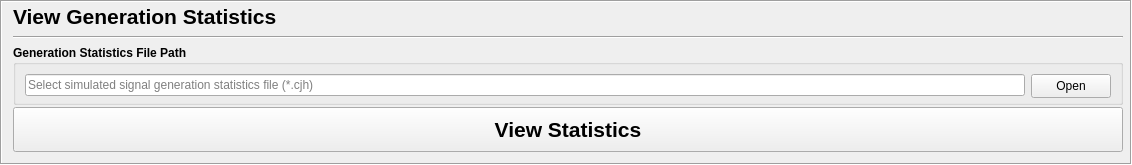
        <widget class="QFrame" name="genStaFrame">
         <property name="minimumSize">
          <size>
           <width>1132</width>
           <height>165</height>
          </size>
         </property>
         <property name="maximumSize">
          <size>
           <width>1132</width>
           <height>165</height>
          </size>
         </property>
         <property name="frameShape">
          <enum>QFrame::Shape::Box</enum>
         </property>
         <property name="frameShadow">
          <enum>QFrame::Shadow::Sunken</enum>
         </property>
         <layout class="QVBoxLayout" name="genStaLayout">
          <property name="topMargin">
           <number>0</number>
          </property>
          <item>
           <widget class="QLabel" name="genStaLabel">
            <property name="minimumSize">
             <size>
              <width>1110</width>
              <height>28</height>
             </size>
            </property>
            <property name="maximumSize">
             <size>
              <width>16777215</width>
              <height>28</height>
             </size>
            </property>
            <property name="font">
             <font>
              <pointsize>16</pointsize>
              <bold>true</bold>
             </font>
            </property>
            <property name="text">
             <string>View Generation Statistics</string>
            </property>
           </widget>
          </item>
          <item>
           <widget class="Line" name="genStaLabelSeparator">
            <property name="minimumSize">
             <size>
              <width>1110</width>
              <height>0</height>
             </size>
            </property>
            <property name="orientation">
             <enum>Qt::Orientation::Horizontal</enum>
            </property>
           </widget>
          </item>
          <item>
           <widget class="QGroupBox" name="statFileBox">
            <property name="minimumSize">
             <size>
              <width>1110</width>
              <height>60</height>
             </size>
            </property>
            <property name="maximumSize">
             <size>
              <width>16777215</width>
              <height>60</height>
             </size>
            </property>
            <property name="font">
             <font>
              <bold>true</bold>
             </font>
            </property>
            <property name="title">
             <string>Generation Statistics File Path</string>
            </property>
            <layout class="QHBoxLayout" name="sigBoxLayout_2">
             <property name="spacing">
              <number>10</number>
             </property>
             <item>
              <widget class="QLineEdit" name="statFilePath">
               <property name="minimumSize">
                <size>
                 <width>1000</width>
                 <height>22</height>
                </size>
               </property>
               <property name="maximumSize">
                <size>
                 <width>16777215</width>
                 <height>22</height>
                </size>
               </property>
               <property name="font">
                <font>
                 <bold>false</bold>
                </font>
               </property>
               <property name="placeholderText">
                <string>Select simulated signal generation statistics file (*.cjh)</string>
               </property>
              </widget>
             </item>
             <item>
              <widget class="QPushButton" name="statFileSelect">
               <property name="minimumSize">
                <size>
                 <width>80</width>
                 <height>24</height>
                </size>
               </property>
               <property name="maximumSize">
                <size>
                 <width>80</width>
                 <height>24</height>
                </size>
               </property>
               <property name="font">
                <font>
                 <bold>false</bold>
                </font>
               </property>
               <property name="text">
                <string>Open</string>
               </property>
              </widget>
             </item>
            </layout>
           </widget>
          </item>
          <item>
           <widget class="QPushButton" name="genStaButton">
            <property name="minimumSize">
             <size>
              <width>1110</width>
              <height>45</height>
             </size>
            </property>
            <property name="maximumSize">
             <size>
              <width>16777215</width>
              <height>45</height>
             </size>
            </property>
            <property name="font">
             <font>
              <pointsize>16</pointsize>
              <bold>true</bold>
             </font>
            </property>
            <property name="text">
             <string>View Statistics</string>
            </property>
           </widget>
          </item>
         </layout>
        </widget>
